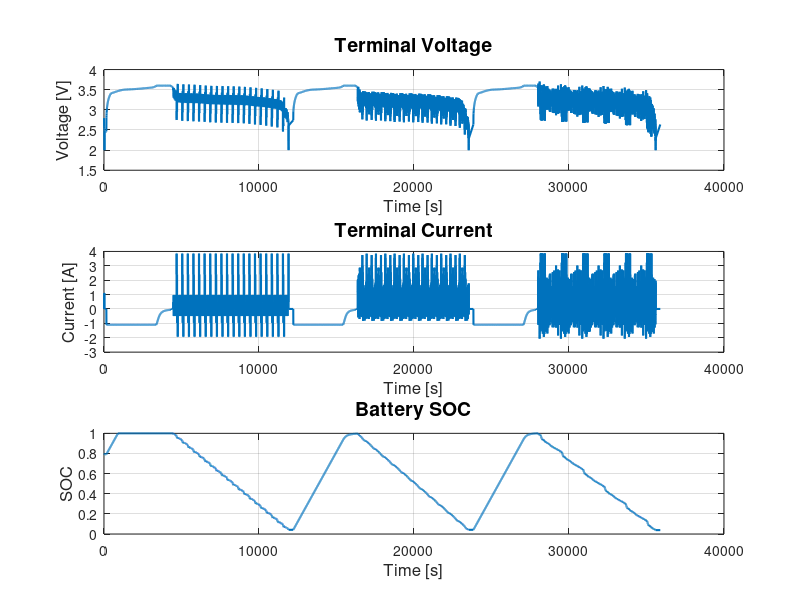

The MATLAB source for this figure: (Note: this script raises an error after producing the figure.)
%%Extract the data
% data = readmatrix('A1-007-DST-US06-FUDS-40-20120822.xlsx', 'Sheet', 'Sheet1');

% Initialization
% data = [data(:,1) data(:,4) data(:,5)]; %time = 1 Ut = 2, It = 3
% time = data(:,1);
% x = [data(:,3) data(:,2)]';
% save('battery_data.mat', 'time', 'x');
%% Load Data
clear;
clear functions;
load('battery_data.mat');
x(2,:) = -x(2,:); % Invert current direction to match battery model (negative for discharge)

%% Coulomb Counting for True SOC and OCV
% Battery parameters
Qn = 1.1 * 3600; % 1100 mAh = 1.1 Ah = 3960 As (coulombs)
initial_SOC = 0.8; % Initial SOC
coulombic_efficiency = 1;

% Initialize true SOC array
true_SOC = zeros(1, length(time));
true_SOC(1) = initial_SOC;

% Coulomb counting integration
for i = 2:length(time)
    dt = time(i) - time(i-1);
    current = x(2, i); % Current at time i
    
    % Coulomb counting: SOC(k) = SOC(k-1) - (dt * eta * I(k)) / Qn
    % Note: Positive current is discharge, negative is charge
    true_SOC(i) = true_SOC(i-1) - (dt * coulombic_efficiency * current) / Qn;
    
    % Bound SOC between 0 and 1
    true_SOC(i) = max(0, min(1, true_SOC(i)));
end

%% Plot Terminal Voltage and Current
figure('Name', 'Battery Input Data', 'Position', [100 100 1200 600]);
    
subplot(3,1,1);
plot(time, x(1,:), 'LineWidth', 1.5); 
title('Terminal Voltage', 'FontSize', 14);
xlabel('Time [s]', 'FontSize', 12);
ylabel('Voltage [V]', 'FontSize', 12);
grid on;

subplot(3,1,2);
plot(time, x(2,:), 'LineWidth', 1.5);
title('Terminal Current', 'FontSize', 14);
xlabel('Time [s]', 'FontSize', 12);
ylabel('Current [A]', 'FontSize', 12);
grid on;

subplot(3,1,3);
plot(time, true_SOC, 'LineWidth', 1.5);
title('Battery SOC', 'FontSize', 14);
xlabel('Time [s]', 'FontSize', 12);
ylabel('SOC', 'FontSize', 12);
grid on;

%% Initialize Parameters
error_MIUKF = [0; 0; 0;];
T = 5;
update_interval = 60;

N = length(time);
theta_history = zeros(6, N);
lambda_history = zeros(1, N);
electParams_history = zeros(5, N);
Ut_est_history = zeros(1,N);
SOC_est_history = zeros(1,N);
Uocv_est_history = zeros(1,N);

[theta_out, lambda] = VFFRLS(x(:,1), error_MIUKF);
[x_pred, error_MIUKF, electParams] = MIUKF(x(:,1), theta_out, T);

%logging
theta_history(:,1) = theta_out;
lambda_history(1) = lambda;
electParams_history(:,1) = electParams;
Ut_est_history(1) = x_pred(1);
SOC_est_history(1) = x_pred(3);
Uocv_est_history(1) = theta_out(1)/(1 + theta_out(2) + theta_out(3));

for i = 2:N
    T = time(i) - time(i-1);
    if mod(i, update_interval) == 0
        [theta_out, lambda] = VFFRLS(x_pred, error_MIUKF);
    end
    [x_pred, error_MIUKF, electParams] = MIUKF(x(:,i), theta_out, T);
    
    %logging
    theta_history(:,i) = theta_out;
    lambda_history(i) = lambda;
    electParams_history(:,i) = electParams;
    Ut_est_history(i) = x_pred(1);
    SOC_est_history(i) = x_pred(3);
    Uocv_est_history(i) = theta_out(1)/(1 + theta_out(2) + theta_out(3));
end

%% Plotting Ut, Uocv, and SOC Estimates
figure('Name', 'Battery State Estimates', 'Position', [100 50 1200 700]);
    
subplot(3,1,1);
plot(time, Ut_est_history, 'b-', 'LineWidth', 1.5);
title('Terminal Voltage Estimate', 'FontSize', 14);
xlabel('Time [s]', 'FontSize', 12);
ylabel('Voltage [V]', 'FontSize', 12);
grid on;

subplot(3,1,2);
plot(time, Uocv_est_history, 'r-', 'LineWidth', 1.5);
title('Open Circuit Voltage Estimate', 'FontSize', 14);
xlabel('Time [s]', 'FontSize', 12);
ylabel('Voltage [V]', 'FontSize', 12);
grid on;

subplot(3,1,3);
plot(time, SOC_est_history, 'g-', 'LineWidth', 1.5);
title('State of Charge (SOC) Estimate', 'FontSize', 14);
xlabel('Time [s]', 'FontSize', 12);
ylabel('SOC', 'FontSize', 12);
grid on;

%% Plotting Lambda History
figure('Name', 'Variable Forgetting Factor (VFF) History', 'Position', [100 50 1200 700]);
plot(time, lambda_history, 'k-', 'LineWidth', 1.5);
title('Variable Forgetting Factor (VFF) History', 'FontSize', 14);
xlabel('Time [s]', 'FontSize', 12);
ylabel('Lambda', 'FontSize', 12);
grid on;

%% Plotting Electrical Parameters
figure('Name', 'Electrical Parameters', 'Position', [100 50 1200 700]);
    
param_names = {'R0', 'R1', 'C1', 'R2', 'C2'};
units = {'Ω', 'Ω', 'F', 'Ω', 'F'};
colors = {'b', 'r', 'g', 'm', 'c'};

for i = 1:5
    subplot(3,2,i);
    plot(time, electParams_history(i,:), colors{i}, 'LineWidth', 1.5);
    title(param_names{i}, 'FontSize', 14);
    xlabel('Time [s]', 'FontSize', 12);
    ylabel([param_names{i} ' [' units{i} ']'], 'FontSize', 12);
    grid on;
end

%% Plotting VFFRLS Parameters
figure('Name', 'VFFRLS Parameters', 'Position', [100 50 1200 700]);

param_names_vffrls = {'(1 + a1 + a2) * Uocv','a1', 'a2', 'b0', 'b1', 'b2'};
units_vffrls = {'', '', '', '', '', ''};
colors_vffrls = {'b', 'r', 'g', 'm', 'c', 'y'};
for i = 1:6
    subplot(3,2,i);
    plot(time, theta_history(i,:), colors_vffrls{i}, 'LineWidth', 1.5);
    title(param_names_vffrls{i}, 'FontSize', 14);
    xlabel('Time [s]', 'FontSize', 12);
    ylabel([param_names_vffrls{i} ' [' units_vffrls{i} ']'], 'FontSize', 12);
    grid on;
end

%% Comparing Ut and SOC Estimates
figure('Name', 'Ut and SOC Estimates vs Real', 'Position', [100 50 1200 700]);
    
subplot(2,1,1);
plot(time, Ut_est_history, 'b-', 'LineWidth', 1.5);
hold on;
plot(time, x(1,:), 'r-', 'LineWidth', 1.5);
title('Terminal Voltage Estimate', 'FontSize', 14);
xlabel('Time [s]', 'FontSize', 12);
ylabel('Voltage [V]', 'FontSize', 12);
legend('Estimated V_t', 'Measured V_t', 'Location', 'best', 'FontSize', 10);
grid on;

subplot(2,1,2);
plot(time, SOC_est_history, 'g-', 'LineWidth', 1.5);
hold on;
plot(time, true_SOC, 'y-', 'LineWidth', 1.5);
title('State of Charge (SOC) Estimate', 'FontSize', 14);
xlabel('Time [s]', 'FontSize', 12);
ylabel('SOC', 'FontSize', 12);
legend('Estimated SOC', 'True SOC', 'Location', 'best', 'FontSize', 10);
grid on;